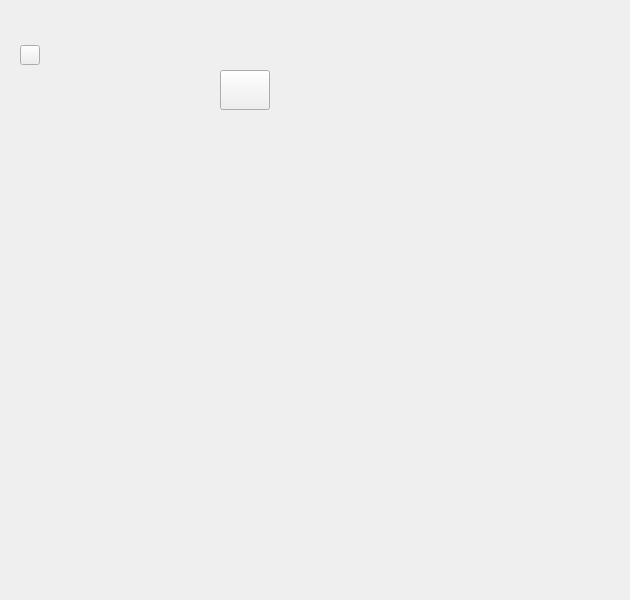
<?xml version="1.0" encoding="UTF-8"?>
<ui version="4.0">
 <class>GroupWidget</class>
 <widget class="QWidget" name="GroupWidget">
  <property name="geometry">
   <rect>
    <x>0</x>
    <y>0</y>
    <width>630</width>
    <height>600</height>
   </rect>
  </property>
  <property name="windowTitle">
   <string>Form</string>
  </property>
  <widget class="QLabel" name="mGroupLabelBK">
   <property name="geometry">
    <rect>
     <x>1</x>
     <y>0</y>
     <width>629</width>
     <height>67</height>
    </rect>
   </property>
   <property name="text">
    <string/>
   </property>
  </widget>
  <widget class="QPushButton" name="mPButtonGroupSpace">
   <property name="geometry">
    <rect>
     <x>20</x>
     <y>45</y>
     <width>20</width>
     <height>20</height>
    </rect>
   </property>
   <property name="text">
    <string/>
   </property>
  </widget>
  <widget class="QLabel" name="mLabelGroupNickChat">
   <property name="geometry">
    <rect>
     <x>20</x>
     <y>8</y>
     <width>300</width>
     <height>30</height>
    </rect>
   </property>
   <property name="font">
    <font>
     <family>微软雅黑</family>
     <pointsize>12</pointsize>
    </font>
   </property>
   <property name="text">
    <string/>
   </property>
  </widget>
  <widget class="QStackedWidget" name="mGroupStackedWidget">
   <property name="geometry">
    <rect>
     <x>0</x>
     <y>111</y>
     <width>629</width>
     <height>489</height>
    </rect>
   </property>
  </widget>
  <widget class="QToolButton" name="mTButtonGroupFile">
   <property name="geometry">
    <rect>
     <x>220</x>
     <y>70</y>
     <width>50</width>
     <height>40</height>
    </rect>
   </property>
   <property name="font">
    <font>
     <family>微软雅黑</family>
     <pointsize>10</pointsize>
    </font>
   </property>
   <property name="text">
    <string/>
   </property>
  </widget>
 </widget>
 <resources/>
 <connections/>
</ui>
